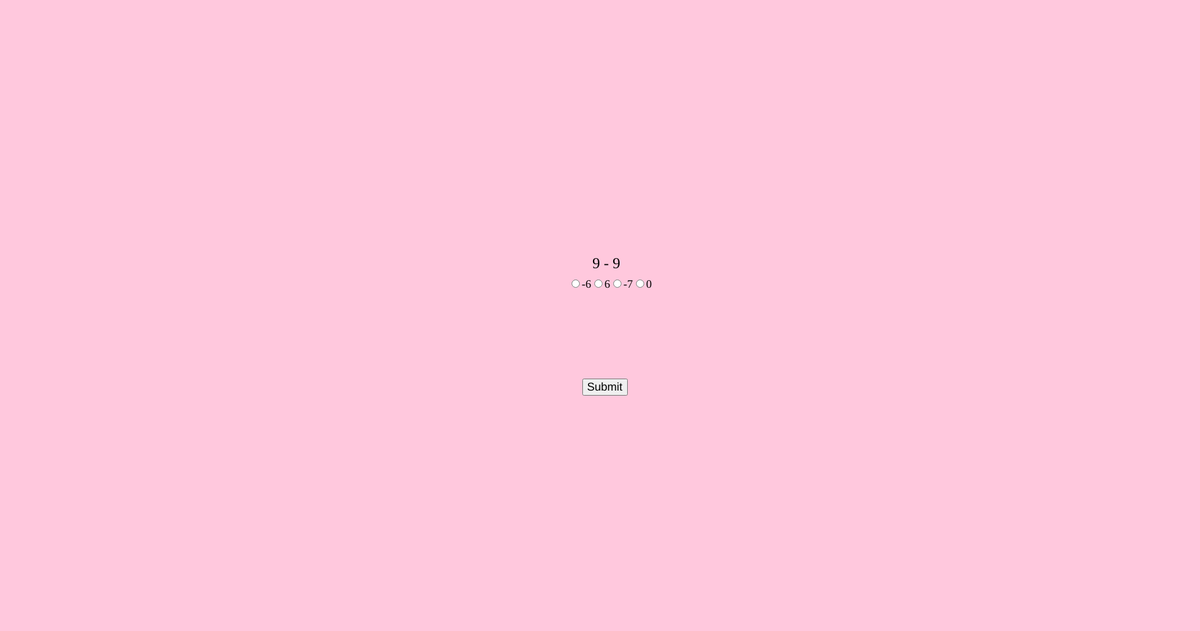
Frame 1 (no input)
Frame 60 (no input): identical to frame 1, image omitted
Frame 120 (the mouse pressed at the canvas centre since frame 60): identical to frame 1, image omitted

The p5.js sketch that drew this single still picture (run headless with seeded random() and noise() and a simulated clock; from frame 60 on, the mouse is pressed at the canvas centre):

// p5.js sketch
// ── sketch.js
let questions = [];
let currentQuestionIndex = 0;
let correctAnswers = 0;
let incorrectAnswers = 0;
let userAnswer = "";
let result = "";
let correctQuestions = [];
let incorrectQuestions = [];
let radio;

function setup() {
  createCanvas(1900, 1000);
  generateQuestions();
  displayQuestion();
}

function draw() {
  background(255, 200, 221);
  textSize(24);
  fill(result === "Correct!" ? 'purple' : 'black');
  text(result, width / 2 - textWidth(result) / 2, height / 2 + 150);
}

function generateQuestions() {
  for (let i = 0; i < 3; i++) {
    let num1 = Math.floor(Math.random() * 10);
    let num2 = Math.floor(Math.random() * 10);
    let isAddition = Math.random() > 0.5;
    let question = `${num1} ${isAddition ? '+' : '-'} ${num2}`;
    let correctAnswer = isAddition ? num1 + num2 : num1 - num2;
    questions.push({ question, options: generateOptions(correctAnswer), correctAnswer: correctAnswer.toString() });
  }
}

function generateOptions(correctAnswer) {
  let options = [correctAnswer];
  while (options.length < 4) {
    let option = Math.floor(Math.random() * 19) - 9; // 產生 -9 到 9 的數字
    if (!options.includes(option)) {
      options.push(option);
    }
  }
  return options.sort(() => Math.random() - 0.5); // 隨機排序選項
}

function displayQuestion() {
  let currentQuestion = questions[currentQuestionIndex];
  let questionP = createP(currentQuestion.question);
  questionP.style('font-size', '24px');
  questionP.position(width / 2 - textWidth(currentQuestion.question) / 2, height / 2 - 120);

  radio = createRadio();
  for (let i = 0; i < currentQuestion.options.length; i++) {
    radio.option(currentQuestion.options[i].toString());
  }
  radio.style('font-size', '18px');
  radio.position(width / 2 - 50, height / 2 - 60);
  radio.changed(() => userAnswer = radio.value());

  let submitButton = createButton('Submit');
  submitButton.style('font-size', '18px');
  submitButton.position(width / 2 - submitButton.width / 2, height / 2 + 100);
  submitButton.mousePressed(() => checkAnswer(currentQuestion));
}

function checkAnswer(currentQuestion) {
  if (userAnswer === currentQuestion.correctAnswer) {
    result = "Correct!";
    correctAnswers++;
    correctQuestions.push(currentQuestion.question);
    questions.splice(currentQuestionIndex, 1); // 移除答對的題目
    currentQuestionIndex = 0; // 重置索引以顯示下一題
    radio.remove(); // 移除 radio
    nextQuestion();
  } else {
    result = "Incorrect!";
    incorrectAnswers++;
    incorrectQuestions.push(currentQuestion.question);
  }
}

function nextQuestion() {
  if (questions.length > 0) {
    displayQuestion();
  } else {
    displayResult();
  }
}

function displayResult() {
  result = `Test completed! Correct answers: ${correctAnswers}, Incorrect answers: ${incorrectAnswers}`;
  text(result, width / 2 - textWidth(result) / 2, height / 2 + 150);

  let correctList = createP(`Correct questions: ${correctQuestions.join(', ')}`);
  correctList.position(20, height / 2 + 200);
  let incorrectList = createP(`Incorrect questions: ${incorrectQuestions.join(', ')}`);
  incorrectList.position(20, height / 2 + 250);
}
